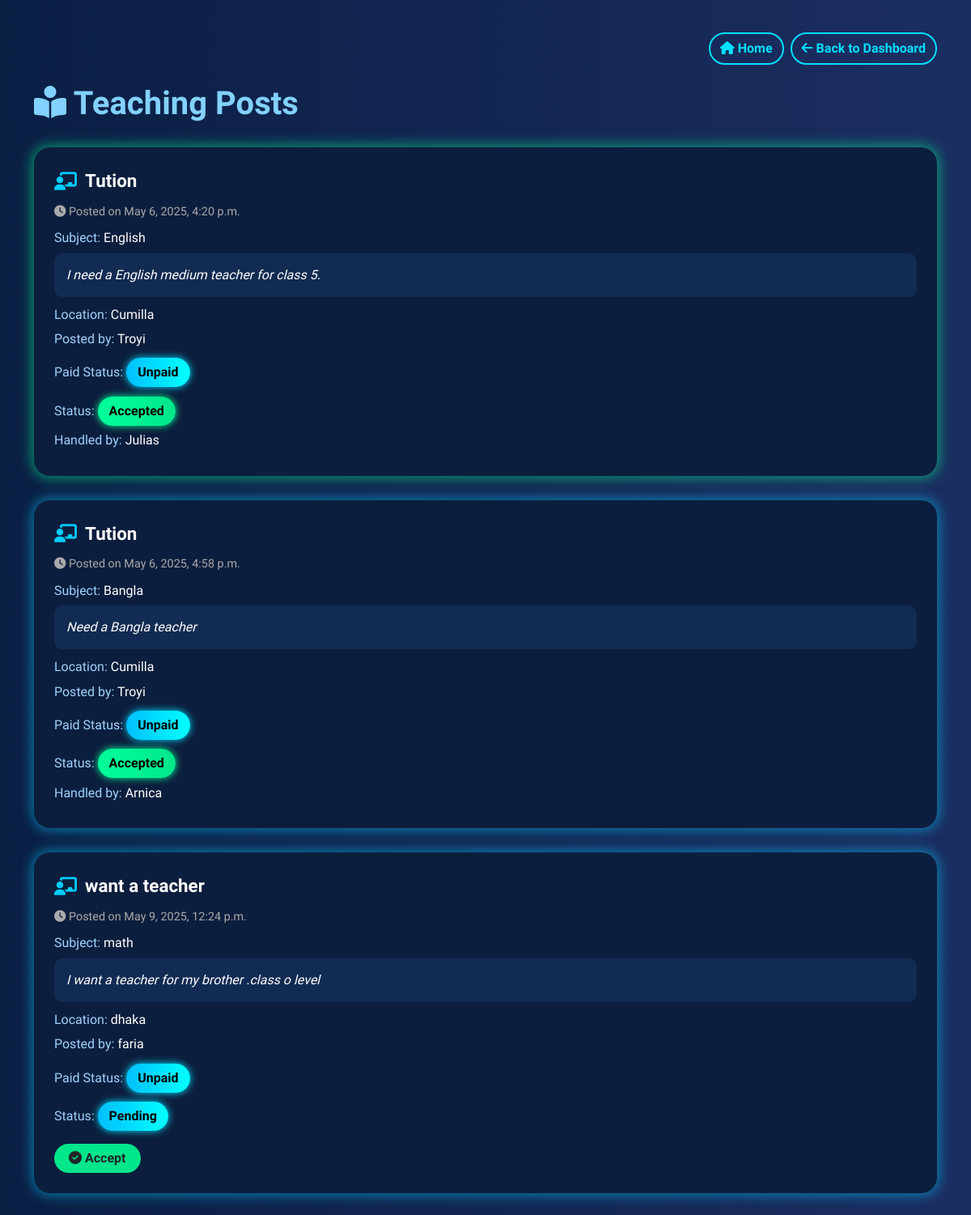
Page /user/provider_teaching_posts/ (signed in) on the committed database.
### users/models.py (models this page shows, shortened)
class TeachingRequest(models.Model):
    STATUS_CHOICES = (
        ('Pending', 'Pending'),
        ('Accepted', 'Accepted'),
        ('Rejected', 'Rejected'),
    )
    customer = models.ForeignKey(User, on_delete=models.CASCADE, related_name='teaching_requests')
    title = models.CharField(max_length=100)
    subject = models.CharField(max_length=100)
    description = models.TextField()
    location = models.CharField(max_length=100)
    is_paid = models.BooleanField(default=False)
    created_at = models.DateTimeField(auto_now_add=True)
    accepted_by = models.ForeignKey(User, null=True, blank=True, on_delete=models.SET_NULL, related_name='accepted_teaching', limit_choices_to={'role': 'provider'})
    status = models.CharField(max_length=10, choices=STATUS_CHOICES, default='Pending')

class User(AbstractUser):
    ROLE_CHOICES = (
        ('customer', 'Customer'),
        ('provider', 'Provider'),
    )
    role = models.CharField(max_length=10, choices=ROLE_CHOICES)
    phone_number = models.CharField(max_length=15, blank=True, null=True)

### users/views.py (the view, shortened to what this page needs)
# urls.py: path('provider_teaching_posts/', views.provider_teaching_posts, name='provider_teaching_posts'),
@login_required
def provider_teaching_posts(request):
    posts = TeachingRequest.objects.all()
    return render(request, 'provider_teaching_posts.html', {'posts': posts})

### templates/provider_teaching_posts.html (shortened to what this page needs)
<!DOCTYPE html>
<html lang="en">
<head>
    <link href="https://cdn.jsdelivr.net/npm/bootstrap@5.3.0/dist/css/bootstrap.min.css" rel="stylesheet">
    <link href="https://cdnjs.cloudflare.com/ajax/libs/font-awesome/6.4.0/css/all.min.css" rel="stylesheet">
</head>
<body>
<div class="container">
    <div class="d-flex justify-content-end mb-4">
        <a href="{% url 'home' %}" class="btn btn-outline-info me-2">
            <i class="fas fa-home"></i> Home
        </a>
        <a href="{% url 'provider_dashboard' %}" class="btn btn-outline-info">
            <i class="fas fa-arrow-left"></i> Back to Dashboard
        </a>
    </div>
    <h1><i class="fas fa-book-reader"></i> Teaching Posts</h1>
    {% for post in posts %}
    <div class="glow-box {% if post.status == 'Accepted' %}glow-green{% else %}glow-blue{% endif %}">
        <div class="post-title">
            <i class="fas fa-chalkboard-teacher"></i> {{ post.title }}
        </div>
        <p class="posted-time">
            <i class="fas fa-clock"></i>
            {% if post.created_at %} Posted on {{ post.created_at|date:"F j, Y, g:i a" }} {% endif %}
        </p>
        <div class="post-content">
            <p><span class="label">Subject:</span> {{ post.subject }}</p>
            <div class="desc-box">{{ post.description }}</div>
            <p><span class="label">Location:</span> {{ post.location }}</p>
            <p><span class="label">Posted by:</span> {{ post.customer.get_full_name|default:post.customer.username }}</p>
            {% if post.paid %}
                <p><span class="label">Paid Status:</span> <span class="status-pill status-accepted">Paid</span></p>
            {% else %}
                <p><span class="label">Paid Status:</span> <span class="status-pill">Unpaid</span></p>
            {% endif %}
            {% if post.status == 'Pending' %}
                <p><span class="label">Status:</span> <span class="status-pill">Pending</span></p>
                <form method="POST" class="mt-3">
                    <button type="submit" name="action" value="accept" class="btn btn-accept">
                        <i class="fas fa-check-circle"></i> Accept
                    </button>
                </form>
            {% else %}
                <p><span class="label">Status:</span> <span class="status-pill status-accepted">Accepted</span></p>
                <p><span class="label">Handled by:</span> {{ post.accepted_by.get_full_name|default:post.accepted_by.username }}</p>
            {% endif %}
        </div>
    </div>
    {% empty %}
    <div class="alert alert-light text-dark">No teaching posts available.</div>
    {% endfor %}
</div>
</body>
</html>

### templates/provider_teaching_posts.html (style rules this page uses)
body { background: linear-gradient(to right, #0a1f44, #1b2e61); font-family: 'Quicksand', sans-serif; color: white; padding: 40px 15px; }
h1 { font-weight: bold; margin-bottom: 30px; color: #82d1ff; }
.glow-box { background-color: #0c1e3d; border-radius: 20px; padding: 25px; margin-bottom: 30px; transition: transform 0.3s ease; }
.glow-blue { box-shadow: 0 0 15px 3px rgba(0, 204, 255, 0.5); }
.glow-green { box-shadow: 0 0 15px 3px rgba(0, 255, 150, 0.5); }
.post-title { font-size: 1.4rem; font-weight: 600; margin-bottom: 10px; display: flex; align-items: center; }
.post-title i { color: #00ccff; margin-right: 10px; }
.post-content p { margin-bottom: 0.4rem; }
.label { color: #9fd3ff; }
.status-pill { display: inline-block; padding: 6px 14px; background: linear-gradient(to right, #00bfff, #00ffff); color: #000; border-radius: 20px; font-weight: bold; margin-top: 5px; box-shadow: 0 0 10px #00e0ff; }
.status-accepted { background: linear-gradient(to right, #00ff99, #00e68a); box-shadow: 0 0 10px #00ff99; }
.desc-box { background-color: #122b52; padding: 15px; border-radius: 10px; font-style: italic; margin-bottom: 10px; }
.btn-accept { background-color: #00e68a; border: none; border-radius: 20px; padding: 6px 18px; font-weight: 600; }
.btn-outline-info { border-radius: 20px; font-weight: 600; border: 2px solid #00e0ff; color: #00e0ff; background-color: transparent; transition: all 0.3s ease; }
.posted-time { font-size: 0.9rem; color: #aaa; margin-bottom: 10px; }

### rows in the picture
TeachingRequest: title "Tution", created_at "May 6, 2025, 4:20 p.m.", subject "English", description "I need a English medium teacher for class 5.", location "Cumilla", customer.get_full_name "Troyi", accepted_by.get_full_name "Julias"
TeachingRequest: title "Tution", created_at "May 6, 2025, 4:58 p.m.", subject "Bangla", description "Need a Bangla teacher", location "Cumilla", customer.get_full_name "Troyi", accepted_by.get_full_name "Arnica"
TeachingRequest: title "want a teacher", created_at "May 9, 2025, 12:24 p.m.", subject "math", description "I want a teacher for my brother .class o level", location "dhaka", customer.get_full_name "faria"
